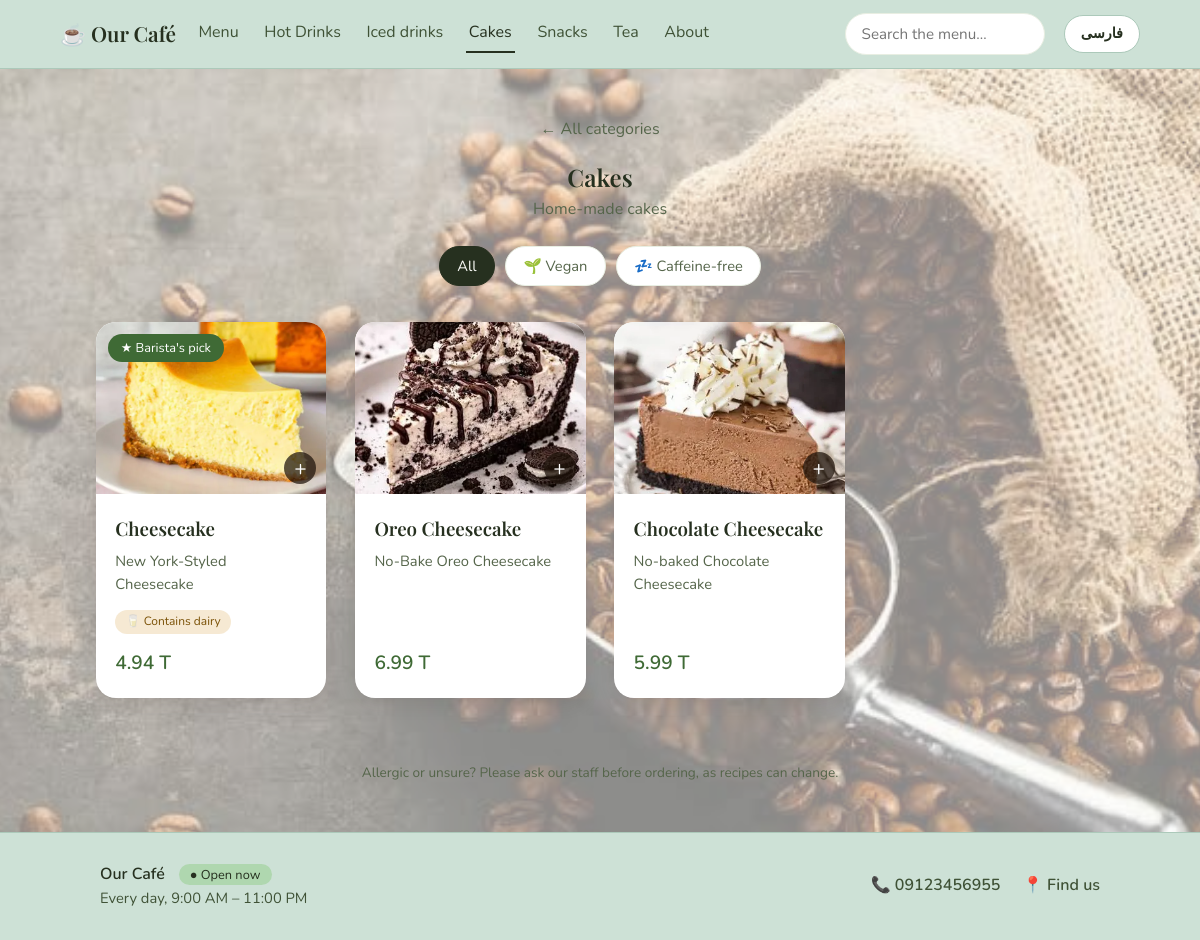
The page /en/menu/cakes/ on the database as committed earlier.
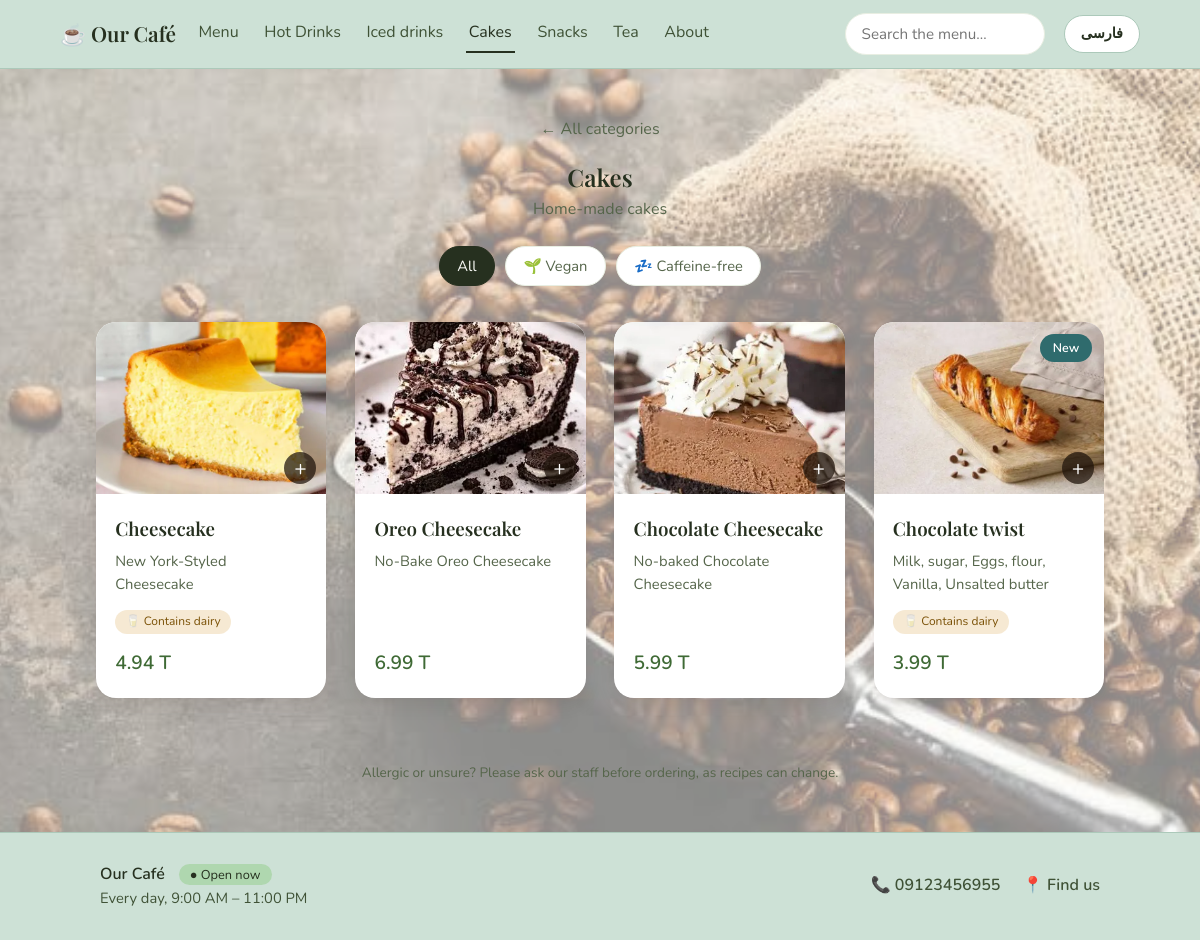
The same page on the database as committed later.
### coffee/models.py (models this page shows, shortened)
class ShopInfo(models.Model):
    DAYS = [(0, gettext_noop("Monday")), (1, gettext_noop("Tuesday")), (2, gettext_noop("Wednesday")),
            (3, gettext_noop("Thursday")), (4, gettext_noop("Friday")), (5, gettext_noop("Saturday")),
            (6, gettext_noop("Sunday"))]
    name = models.CharField(max_length=100, default="Our Café")
    name_fa = models.CharField("Name (Persian)", max_length=100, blank=True)
    story = models.TextField(blank=True, help_text="A short, friendly paragraph about the café")
    story_fa = models.TextField("Story (Persian)", blank=True)
    photo = models.ImageField(upload_to="about/", blank=True)
    address = models.CharField(max_length=200, blank=True)
    address_fa = models.CharField("Address (Persian)", max_length=200, blank=True)
    phone = models.CharField(max_length=30, blank=True)
    email = models.EmailField(blank=True)
    instagram = models.URLField(blank=True, help_text="Full link, e.g. https://instagram.com/yourcafe")
    telegram = models.URLField(blank=True, help_text="Full link, e.g. https://t.me/yourcafe")
    map_embed_url = models.URLField(blank=True, help_text="Google Maps → Share → Embed a map → copy the src URL")
    open_all_day = models.BooleanField(default=False, help_text="Open 24 hours (times below are ignored)")
    open_time = models.TimeField(default=time(9, 0))
    close_time = models.TimeField(default=time(23, 0), help_text="A time earlier than opening means it closes after midnight")
    closed_days = models.CharField(max_length=20, blank=True)
    class Meta:
        verbose_name_plural = "shop info"
    @classmethod
    def load(cls):
        obj, _ = cls.objects.get_or_create(pk=1)
        return obj
    @property
    def phone_link(self):
        return re.sub(r"[^\d+]", "", self.phone)
    @property
    def closed_day_numbers(self):
        return {int(d) for d in self.closed_days.split(",") if d}
    @property
    def open_days_text(self):
        closed = self.closed_day_numbers
        names = dict(self.DAYS)
        if not closed:
            return _("Every day")
        if len(closed) == 7:
            return _("Closed")
        order = (lambda d: (d + 2) % 7) if (get_language() or "").startswith("fa") else (lambda d: d)   # Persian week starts on Saturday
        days = _(", ").join(_(names[d]) for d in sorted(closed, key=order))
        return _("Every day except %(days)s") % {"days": days}
    def is_open_now(self):
        now = timezone.localtime()
        today = now.weekday()
        closed = self.closed_day_numbers
        if self.open_all_day:
            return today not in closed
        t = now.time()
        if self.open_time <= self.close_time:              # normal day, e.g. 09:00–23:00
            return today not in closed and self.open_time <= t <= self.close_time
        if t >= self.open_time:                            # evening part belongs to today
            return today not in closed
        if t <= self.close_time:                           # after midnight: yesterday's session
            return (today - 1) % 7 not in closed
        return False
    @property
    def hours_range_text(self):
        if self.open_all_day:
            return _("Open 24 hours")
        return _("%(open)s – %(close)s") % {"open": clock(self.open_time), "close": clock(self.close_time)}
    @property
    def hours_line(self):
        return _("%(days)s, %(hours)s") % {"days": self.open_days_text, "hours": self.hours_range_text}

class Category(models.Model):
    name = models.CharField(max_length=60)
    name_fa = models.CharField("Name (Persian)", max_length=60, blank=True,
                               help_text="Persian name. Leave empty to show the English one on the Persian page")
    slug = models.SlugField(unique=True)
    description = models.CharField(max_length=140, blank=True)
    description_fa = models.CharField("Description (Persian)", max_length=140, blank=True)
    image = models.ImageField(upload_to="categories/")
    order = models.PositiveIntegerField(default=0)
    class Meta:
        ordering = ["order"]
        verbose_name_plural = "categories"
    def get_absolute_url(self):
        return reverse("category_detail", args=[self.slug])

class Product(models.Model):
    BADGES = [("", gettext_lazy("None")), ("new", gettext_lazy("New")),
              ("popular", gettext_lazy("Popular")), ("seasonal", gettext_lazy("Seasonal"))]
    category = models.ForeignKey(Category, related_name="products", on_delete=models.CASCADE)
    name = models.CharField(max_length=100)
    name_fa = models.CharField("Name (Persian)", max_length=100, blank=True,
                               help_text="Persian name. Leave empty to show the English one on the Persian page")
    ingredients = models.TextField(help_text="e.g. Espresso, steamed milk, foam")
    ingredients_fa = models.TextField("Ingredients (Persian)", blank=True)
    image = models.ImageField(upload_to="products/")
    price = models.DecimalField("Price (medium)", max_digits=10, decimal_places=2,
                                help_text="The regular price. For items without sizes, like cakes, this is the only price.")
    price_large = models.DecimalField("Price (large)", max_digits=10, decimal_places=2,
                                      null=True, blank=True,
                                      help_text="Leave empty if the item has no sizes")
    available = models.BooleanField(default=True, help_text="Untick when sold out; it will show greyed out")
    badge = models.CharField(max_length=10, choices=BADGES, blank=True)
    is_vegan = models.BooleanField("Vegan", default=False)
    is_caffeine_free = models.BooleanField("Caffeine-free", default=False)
    has_nuts = models.BooleanField("Contains nuts", default=False)
    has_dairy = models.BooleanField("Contains dairy", default=False)

### coffee/views.py (the view)
# urls.py: path("menu/<slug:slug>/", views.category_detail, name="category_detail"),
def category_detail(request, slug):
    category = get_object_or_404(Category, slug=slug)
    products = category.products.all()
    active_diet = request.GET.get("diet")
    if active_diet in DIET_FILTERS:
        products = products.filter(**DIET_FILTERS[active_diet])
    else:
        active_diet = None
    products = products.order_by("-available", "id")      # sold-out items sink to the bottom
    pick, _ = todays_pick()
    return render(request, "coffee/category_detail.html", {
        "category": category,
        "products": products,
        "pick_id": pick.id if pick else None,
        "active_diet": active_diet,
    })

### coffee/templates/coffee/category_detail.html (shortened to what this page needs)
{% extends "coffee/base.html" %}
{% load i18n coffee_i18n %}
{% block content %}
<header class="page-header">
  <a class="back" href="{% url 'categories' %}">{% trans "← All categories" %}</a>
  <h2>{{ category|tr:"name" }}</h2>
  {% with description=category|tr:"description" %}{% if description %}<p>{{ description }}</p>{% endif %}{% endwith %}
</header>
<div class="filters" role="group" aria-label="{% trans "Filter by diet" %}">
  <a class="chip-filter {% if not active_diet %}active{% endif %}" href="{{ category.get_absolute_url }}">{% trans "All" %}</a>
  <a class="chip-filter {% if active_diet == 'vegan' %}active{% endif %}" href="?diet=vegan">🌱 {% trans "Vegan" %}</a>
  <a class="chip-filter {% if active_diet == 'caffeine_free' %}active{% endif %}" href="?diet=caffeine_free">💤 {% trans "Caffeine-free" %}</a>
</div>
<div class="grid products">
  {% for p in products %}
    {% include "coffee/_product_card.html" %}
  {% empty %}
  <p class="empty">{% if active_diet %}{% blocktrans with name=category|tr:"name" %}Nothing matches this filter in {{ name }}.{% endblocktrans %}{% else %}{% trans "Nothing here yet, check back soon." %}{% endif %}</p>
  {% endfor %}
</div>
<p class="allergy-note">{% trans "Allergic or unsure? Please ask our staff before ordering, as recipes can change." %}</p>
{% include "coffee/_product_dialog.html" %}
{% endblock %}

### coffee/templates/coffee/base.html (shortened to what this page needs)
{% load static i18n coffee_i18n %}
<!DOCTYPE html>
<html lang="{{ LANGUAGE_CODE }}" dir="{% if LANGUAGE_BIDI %}rtl{% else %}ltr{% endif %}" data-theme="{% if shop.is_open_now %}light{% else %}dark{% endif %}">
<head>
  <link rel="stylesheet" href="{% static 'css/style.css' %}">
  <link rel="stylesheet" href="{% static 'css/i18n.css' %}">
</head>
<body class="page-{{ request.resolver_match.url_name }}">
  {% if request.resolver_match.url_name != "welcome" %}
  <nav class="navbar" aria-label="{% trans "Main" %}">
    <a class="brand" href="{% url 'welcome' %}">☕ {{ shop|tr:"name" }}</a>
    <div class="nav-links">
      <a href="{% url 'categories' %}" class="{% if request.resolver_match.url_name == 'categories' %}active{% endif %}">{% trans "Menu" %}</a>
      {% for c in nav_categories %}
      <a href="{{ c.get_absolute_url }}"
         class="{% if request.path == c.get_absolute_url %}active{% endif %}">{{ c|tr:"name" }}</a>
      {% endfor %}
      <a href="{% url 'about' %}" class="{% if request.resolver_match.url_name == 'about' %}active{% endif %}">{% trans "About" %}</a>
    </div>
    <form class="search" action="{% url 'search' %}" method="get" role="search">
      {% trans "Search the menu…" as search_hint %}{% trans "Search the menu" as search_label %}
      <input type="search" name="q" placeholder="{{ search_hint }}" aria-label="{{ search_label }}"
             enterkeyhint="search" maxlength="60" value="{{ query|default:'' }}">
    </form>
    {% include "coffee/_lang_switch.html" %}
  </nav>
  {% endif %}
  <main id="main">
    {% block content %}{% endblock %}
  </main>
  {% if request.resolver_match.url_name != "welcome" %}
  <footer class="site-footer">
    <div class="footer-inner">
      <div>
        <strong>{{ shop|tr:"name" }}</strong>
        <span class="footer-status {% if shop.is_open_now %}open{% else %}closed{% endif %}">
          ● {% if shop.is_open_now %}{% trans "Open now" %}{% else %}{% trans "Closed right now" %}{% endif %}
        </span>
        <p>{{ shop.hours_line }}</p>
      </div>
      <div class="footer-links">
        {% if shop.phone %}<a href="tel:{{ shop.phone_link }}">📞 <span dir="ltr">{{ shop.phone|digits }}</span></a>{% endif %}
        <a href="{% url 'about' %}">📍 {% trans "Find us" %}</a>
        {% url 'table_card' as qr_cards_url %}{% if user.is_staff and qr_cards_url %}<a href="{{ qr_cards_url }}">🖨️ {% trans "QR cards" %}</a>{% endif %}
      </div>
    </div>
  </footer>
  {% endif %}
</body>
</html>

### coffee/templates/coffee/_lang_switch.html
{% load coffee_i18n %}{% if LANGUAGE_CODE == "fa" %}<a class="lang-switch {{ extra_class }}" href="{% switch_url 'en' %}" hreflang="en" lang="en" dir="ltr">English</a>{% else %}<a class="lang-switch {{ extra_class }}" href="{% switch_url 'fa' %}" hreflang="fa" lang="fa" dir="rtl">فارسی</a>{% endif %}

### coffee/templates/coffee/_product_card.html (shortened to what this page needs)
{% load i18n coffee_i18n %}<article class="product-card {% if not p.available %}sold-out{% endif %}" data-product="{{ p.id }}">
  {% if p.id == pick_id %}<span class="ribbon">★ {% trans "Barista's pick" %}</span>{% endif %}
  {% if p.badge %}<span class="pbadge pbadge-{{ p.badge }}">{{ p.get_badge_display }}</span>{% endif %}
  <div class="img-wrap">
    <img src="{{ p.image.url }}" alt="{{ p|tr:"name" }}" loading="lazy" decoding="async">
  </div>
  <div class="info">
    <h3><button type="button" class="card-open" aria-haspopup="dialog">{{ p|tr:"name" }}</button></h3>
    <p class="ingredients">{{ p|tr:"ingredients" }}</p>
    {% if p.is_vegan or p.is_caffeine_free or p.has_nuts or p.has_dairy %}
    <div class="diet">
      {% if p.has_dairy %}<span class="chip warn">🥛 {% trans "Contains dairy" %}</span>{% endif %}
    </div>
    {% endif %}
    {% include "coffee/_prices.html" %}
  </div>
</article>

### coffee/templates/coffee/_prices.html
{% load i18n coffee_i18n %}
<div class="prices">
  {% if p.price_large %}
    <span class="size"><small>{% trans "Medium" %}</small>{{ p.price|money }}</span>
    <span class="size"><small>{% trans "Large" %}</small>{{ p.price_large|money }}</span>
  {% else %}
    <span class="price">{{ p.price|money }}</span>
  {% endif %}
</div>

### coffee/templates/coffee/_product_dialog.html (shortened to what this page needs)
{% load static i18n %}
<link rel="stylesheet" href="{% static 'css/product-dialog.css' %}">

Rows that differ between the two databases and show on the page:
shown differently, row unchanged: Product "Cheesecake": trans "Barista's pick" → (not shown)
added Product: badge "New", image (picture), name "Chocolate twist", ingredients "Milk, sugar, Eggs, flour, Vanilla, Unsalted butter", price "3.99 T"
